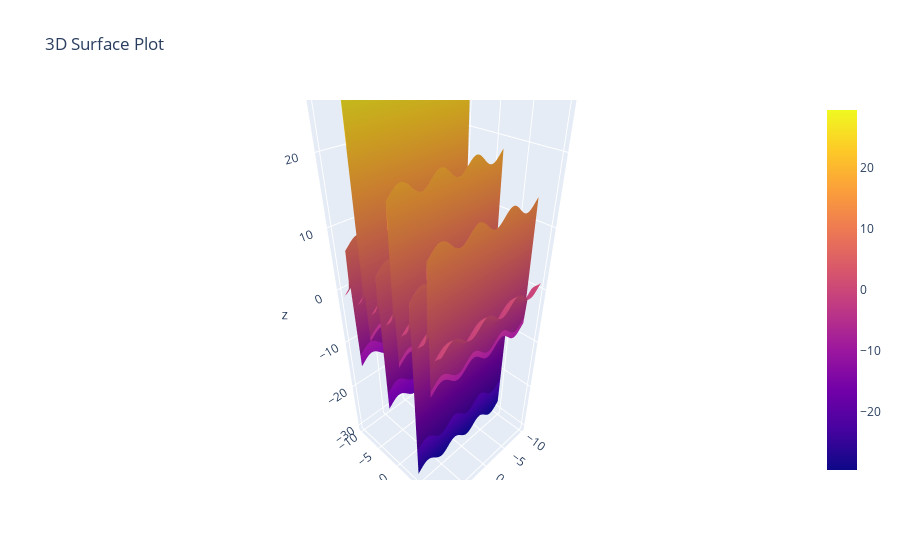

The notebook cell saved with this chart:
### Code cell
x =np.linspace(-10,10,100)
y =np.linspace(-10,10,100)

xx,yy=np.meshgrid(x,y)

#z = xx**2 + yy**2
z =np.sin(xx) + np.tan(yy)

trace =go.Surface(x=x,y=y,z=z)
data =[trace]

layout = go.Layout(title='3D Surface Plot')



fig= go.Figure(data=data,layout=layout)
fig.show()
